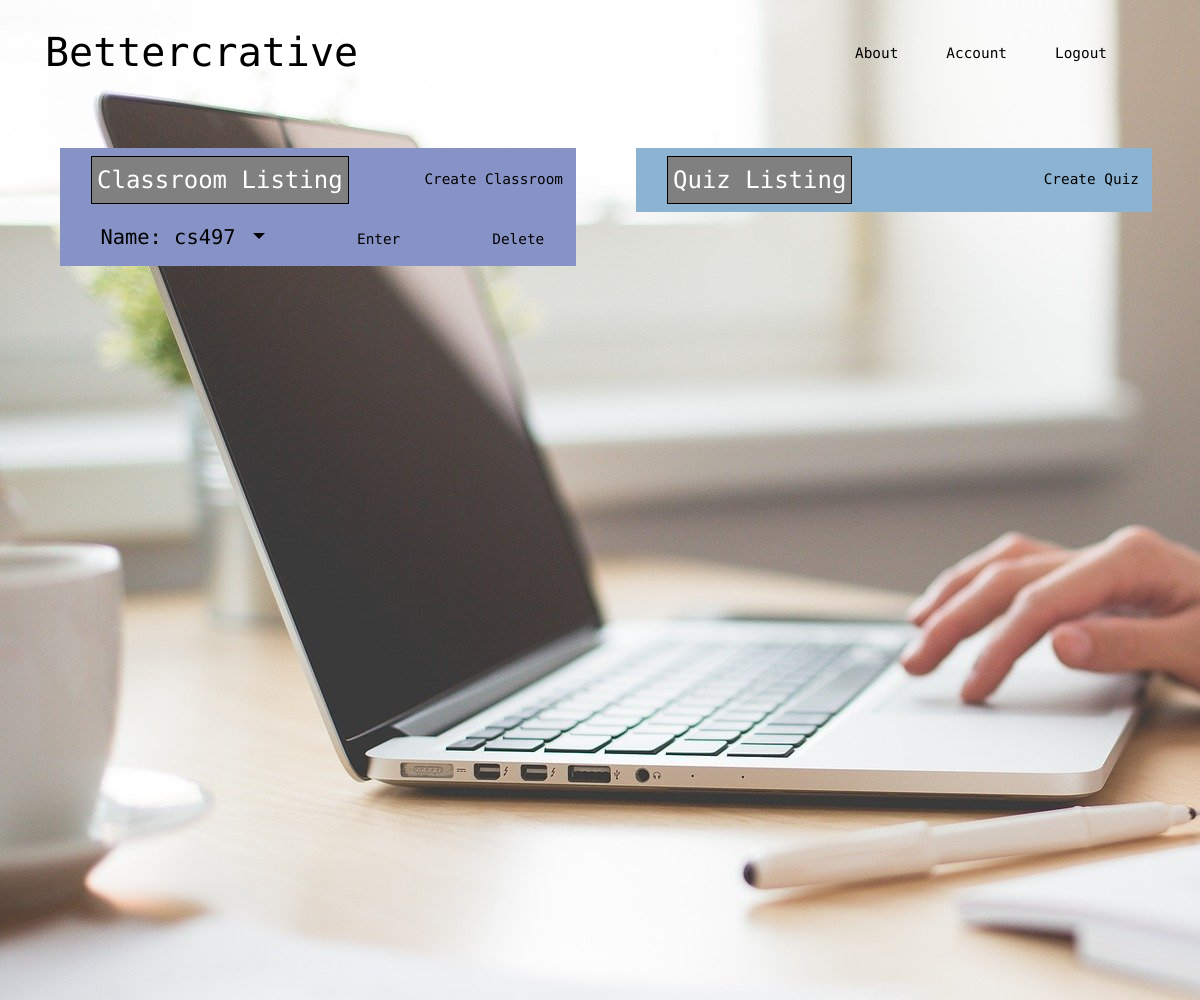
Before: /account (signed in) with the older database file.
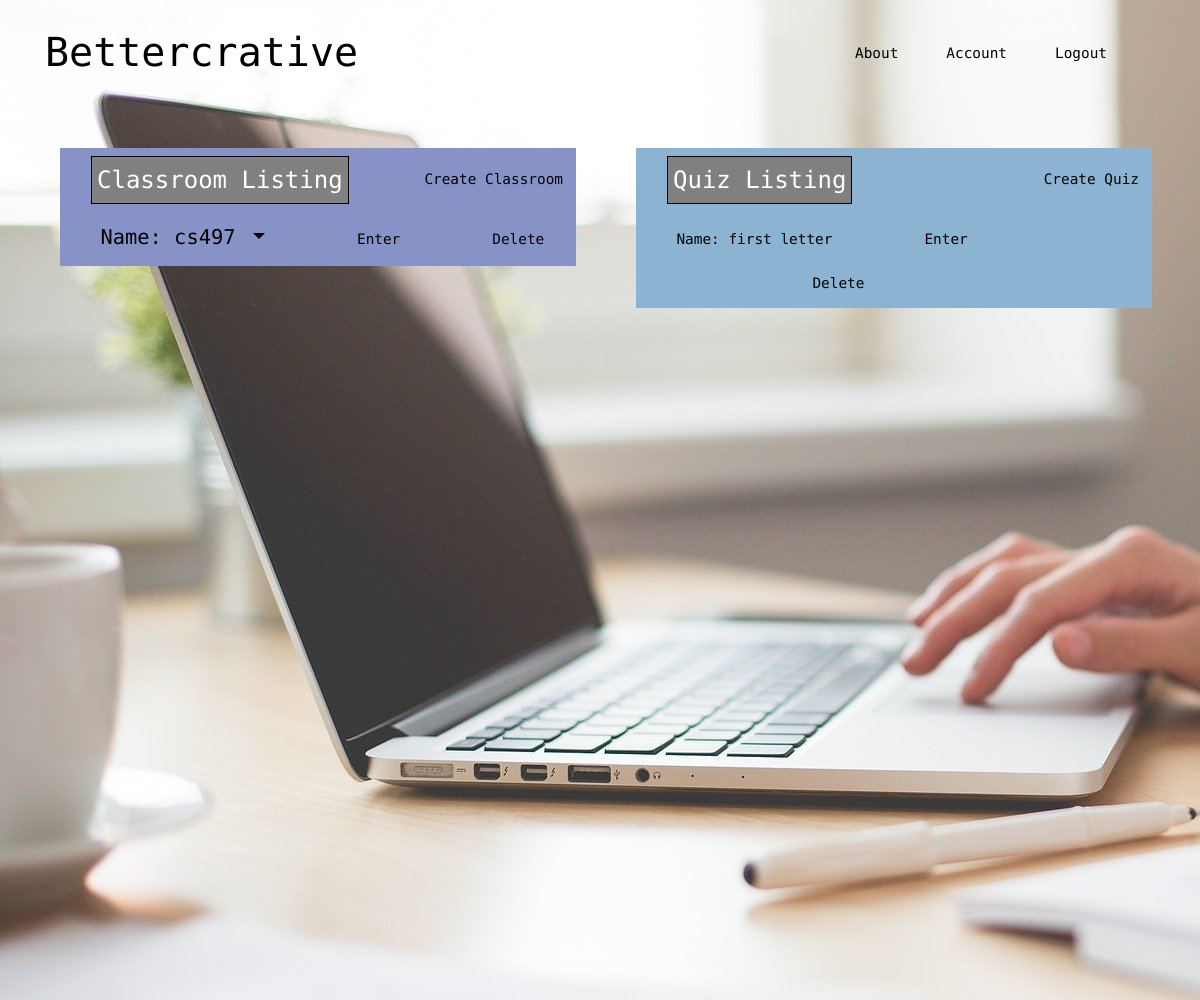
After: the same page with the newer database file.
### bettercrative/models.py (models this page shows, shortened)
class Classroom(db.Model):
    id = db.Column(db.Integer, primary_key=True)
    name = db.Column(db.String(20), unique=True, nullable=False)
    date_created = db.Column(db.Date, nullable=False, default=datetime.utcnow)
    user_id = db.Column(db.Integer, db.ForeignKey('user.id'), nullable=False)
    added_quizzes = db.relationship('Quiz', backref='classroom_host', cascade="all, delete, delete-orphan")
    active_quiz = db.Column(db.Integer, nullable=True, default=None)

class Quiz(db.Model):
    id = db.Column(db.Integer, primary_key=True)
    name = db.Column(db.String(50), unique=True, nullable=False)
    question_content = db.Column(db.String, nullable=False)
    question_answers = db.relationship('Answer', backref='quiz', lazy=True, collection_class=list,
                                       cascade="all, delete, delete-orphan")
    date_created = db.Column(db.Date, nullable=False, default=datetime.today())
    user_id = db.Column(db.Integer, db.ForeignKey('user.id'), nullable=False)
    classroom_host_id = db.Column(db.Integer, db.ForeignKey('classroom.id'), nullable=True)
    active_question = db.Column(db.String, nullable=True)
    questions = db.relationship('Question', backref='quiz', lazy=True, collection_class=list, cascade="all, delete, delete-orphan")

### bettercrative/users/routes.py (the view)
@users.route("/account", methods=['GET', 'POST'])
@login_required
def account():
    form = UpdateAccountForm()
    if form.validate_on_submit():
        if form.picture.data:
            picture_file = save_picture(form.picture.data)
            current_user.image_file = picture_file
        current_user.username = form.username.data
        current_user.email = form.email.data
        db.session.commit()
        flash(u'Your account has been updated!', 'success')
        return redirect(url_for('users.account'))
    elif request.method == 'GET':
        form.username.data = current_user.username
        form.email.data = current_user.email
    image_file = url_for('static', filename='profile_pics/' + current_user.image_file)
    return render_template('account.html', title='Account',
                           image_file=image_file, form=form)

### bettercrative/models.py (called while the page is built)
@login_manager.user_loader
def load_user(id):
    return User.query.get(int(id))

### bettercrative/templates/account.html (shortened to what this page needs)
{% extends "layout.html" %}
{% block content %}
<div class = "wrapper">
<div class="col classroomcolumn">
    <nav class="navbar">
        <div class="titlebar">
            Classroom Listing
        </div>
        <a class="btn-large sideClick" href="{{ url_for('classrooms.new_classroom') }}" style = "font-size:1.2vw;">
            Create Classroom
        </a>
        {% for classroom in current_user.classrooms %}
            <div class="row classroom_element">
                <div class="dropdown show">
                    <a aria-expanded="false" aria-haspopup="true" class="navbar-brand dropdown-toggle"
                    data-toggle="dropdown" id="dropdownMenuLink" role="button">
                        Name: {{ classroom.name }}
                    </a>
                </div>
                <div class="edit_class">
                    <a class="btn-lg" href="{{url_for('classrooms.classroom', classroom_id=classroom.id )}}">
                        Enter
                    </a>
                </div>
                <div class="delete_class">
                    <a href="{{ url_for('users.delete_classroom', classroom_id=classroom.id) }}" class="btn-lg">
                        Delete
                    </a>
                </div>
            </div>
        {% endfor %}
    </nav>
</div>
<div class="col quizcolumn">
    <nav class="navbar">
        <div class="titlebar">
            Quiz Listing
        </div>
        <a class="btn-large sideClick" href="{{ url_for('quizzes.new_quiz') }}" style = "font-size:1.2vw;">
            Create Quiz
        </a>
        {% for quiz in current_user.quizzes %}
            <div class="row classroom_element">
                <div class="dropdown show quizColumn" >
                    <a  class="navbar-brand"
                    >
                        Name: {{ quiz.name }}
                    </a>
                </div>
                <div class="edit_class">
                    <a href = "{{ url_for('quizzes.quiz', quiz_id=quiz.id)}}" class = "btn-lg">
                        Enter
                    </a>
                </div>
                <div class="delete_class">
                    <a class= "btn-lg" href = " {{url_for('users.delete_quiz', quiz_id=quiz.id) }}">
                        Delete
                    </a>
                </div>
            </div>
        {% endfor %}
    </nav>
</div>
{% endblock %}

### bettercrative/templates/layout.html (shortened to what this page needs)
<!DOCTYPE html>
<html lang="en">
<head>
    <link href="https://stackpath.bootstrapcdn.com/bootstrap/4.4.1/css/bootstrap.min.css"
 rel="stylesheet">
    <link href="{{ url_for('static', filename='vendor/fontawesome-free/css/all.min.css')}}" rel="stylesheet" type="text/css">
    <link href="{{ url_for('static', filename='main.css') }}" rel="stylesheet" type="text/css">
</head>
<body id = "body">
<div class="transparent-background">
        <header>
            <nav class="nav">
                <div class="container">
                    <div class="logo">
                        <a href="{{ url_for('main.home') }}">Bettercrative</a>
                    </div>
                    <div class="listofcontents" id="navlistcontents">
                        <ul class="navlinks">
                            {% if current_user.is_authenticated %}
                            <li><a href="{{ url_for('main.about') }}"> About </a></li>
                            <li><a href="{{ url_for('users.account') }}"> Account </a></li>
                            <li><a href="{{ url_for('users.logout') }}"> Logout </a></li>
                            {% else %}
                            <li><a href="{{ url_for('classrooms.enter_classroom') }}"> Enter Classroom </a></li>
                            <li><a href="{{ url_for('users.login') }}"> Login </a></li>
                            <li><a href="{{ url_for('users.register') }}"> Register </a></li>
                            <li><a href="{{ url_for('main.about') }}"> About </a></li>
                            </li>
                            {% endif %}
                        </ul>
                    </div>
                </div>
            </nav>
        </header>
    <section class="home-section">
        {% block content %}
        {% endblock %}
    </section>
</div>
</body>
</html>

### bettercrative/static/main.css (style rules this page uses)
body { background-attachment: fixed; font-family: 'Open Sans Condensed'; font-size: 180%; background-image: url("images/laptopmono.jpg"); }
* { box-sizing: border-box; }
.wrapper { margin-top:5vw; width:100%; }
section { opacity: 100%; }
body:after { content: ' '; display: block; position: absolute; left: 0; top: 0; z-index: -1; width: 100%; height: 100%; }
.nav { z-index: 3; width: 100%; height: 65px; position: fixed; line-height: 65px; text-align: center; }
.nav div.logo { float: left; width: auto; height: auto; }
.nav div.logo a { text-decoration: none; color: black; font-size: 2.5rem; font-family: 'Source Code Pro', monospace; }
.nav div.listofcontents { height:65px; float:right; font-size:1.5vw; overflow: hidden; }
.nav div.listofcontents a { text-decoration: none; color: black; font-family: 'Source Code Pro', monospace; }
.nav div.listofcontents ul { width: 100%; height: 65px; display: flex; list-style: none; margin: 0; padding: 0; font-size: 1.2vw; }
.nav div.listofcontents li { width: auto; height: 65px; padding: 0; padding-right:3rem; }
.nav { padding-top: 20px; padding-bottom: 20px; -webkit-transform: all 0.4s ease; transition: all 0.4s ease; }
.transparent-background { background-image: url("images/laptopmono.jpg"); }
.home-section { width: 100%; padding-top: 40px; height: 1000px; }
a#dropdownMenuLink.navbar-brand.dropdown-toggle { font-size: 1.7vw; }
.classroomcolumn { background-color:#8793c7; height:52%; width:43%; float:left; margin-left:5vw; margin-top: 4vw; }
div.col.quizcolumn { background-color:#8cb4d2; height:52%; width:43%; float:left; margin-left:5vw; margin-top: 4vw; }
div.col.quizcolumn div.delete_class { margin-left: 10vw; }
nav.navbar { width: 42vw; }
div.row.classroom_element { font-family: 'Source Code Pro'; display:inline-flex; }
.classroom_element { margin-top:2%; margin-left:2%; }
div.dropdown a { color: white; text-decoration: none; }
div.dropdown.show a { color: white; }
.edit_class a { color: white; text-decoration: none; position:relative; }
.delete_class a { color: white; text-decoration: none; position:relative; }
.titlebar { border-style: solid; border-width:1px; border-color:black; background-color:grey; padding:5px; font-family: "Source Code Pro"; font-size:2vw; color:white; text-align:center; max-width: 100%; }
div.col.classroomcolumn a { text-decoration: none; font-family: 'Source Code Pro'; color: black; font-size:1.2vw; }
div.col.quizcolumn a { text-decoration: none; font-family: 'Source Code Pro'; color: black; font-size:1.2vw; }
div.edit_class { margin-left:5vw; }
div.delete_class { margin-left:5vw; }
a.btn-large.sideClick { font-size:1.5vw; }
a:not([href]) { font-size:1.2vw; color:black; }

Changed rows visible on the page:
added Quiz: name "first letter"
